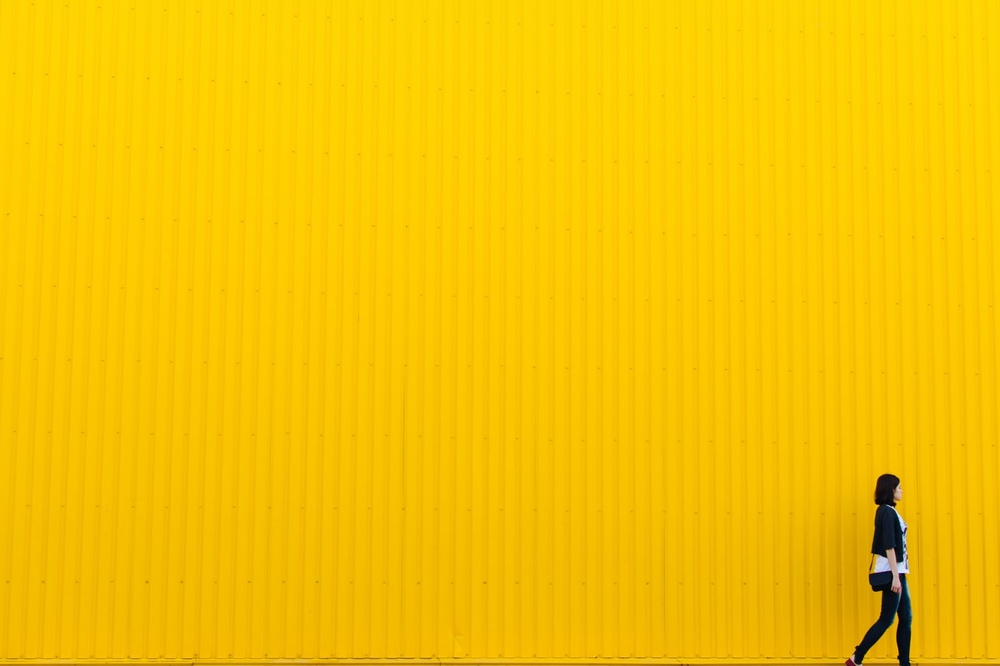
#> input picture grade_1_master/digital_images/day02/source2.jpeg, 1000 x 666 px, shrunk from 1502 x 1001 before the run
$ python question3.py
#> lines starting #> are read from the running program, lines starting #| are printed output that depends on the picture
import numpy as np

from copy import deepcopy
from random import choice
from PIL import Image, ImageEnhance, ImageFilter
from scipy import ndimage

'''
3. 对一副图像加噪声，进行平滑，锐化作用。
'''

# [6 lines left out: function mid, not called in this run]

def part_one_1():
    """
    对一副图像加噪声(椒盐噪声)
    """
    with open("source2.jpeg", "rb") as fp:
        im = Image.open(fp).convert("L")
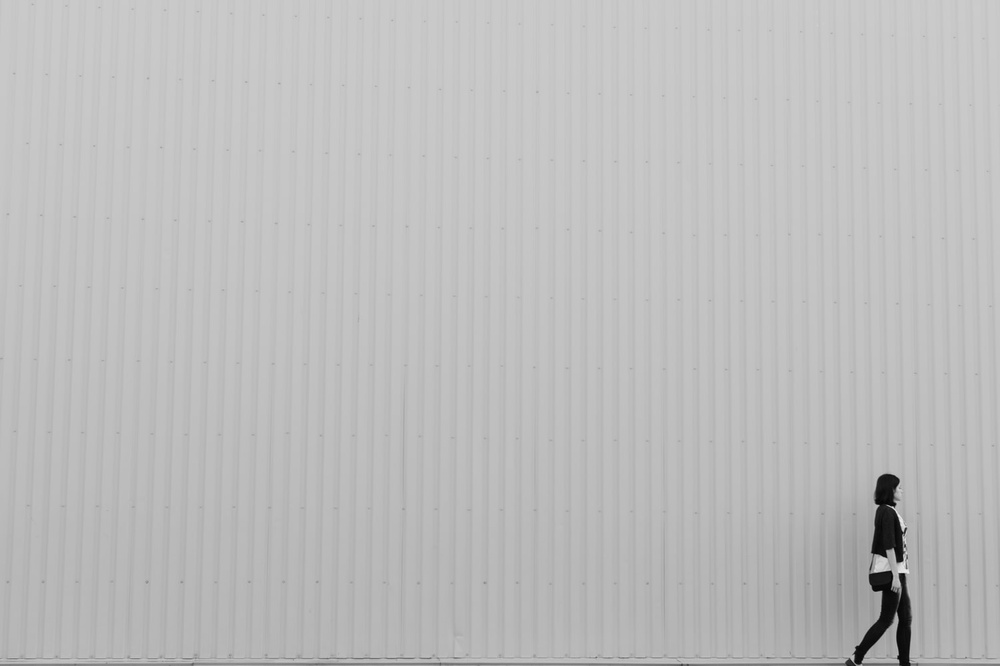
#> im: PIL image 1000x666 L; min 3, max 241, mean 188.8
        im.show()
        im.save("gray_source2.jpeg")

        im_arr = np.asarray(im)
        im_converted_arr = deepcopy(im_arr)
        for i, m in enumerate(im_arr):
            for j, n in enumerate(m):
                if n % 5 == 0:
                    im_converted_arr[i][j] = choice((0, 255))
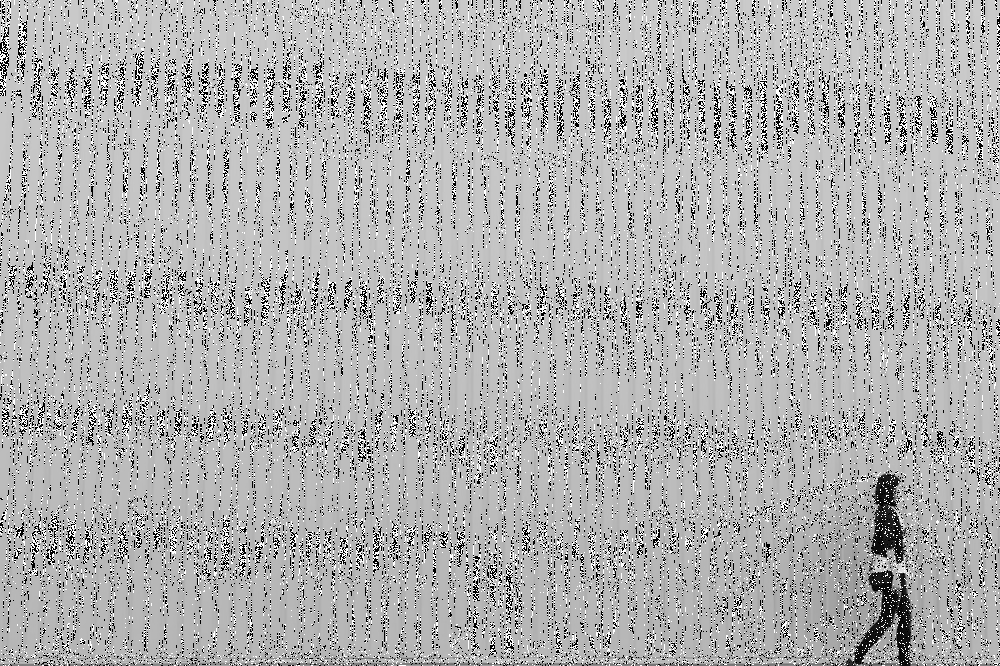
#> im_converted_arr: shape (666, 1000); min 0, max 255, mean 175.4

        im = Image.fromarray(im_converted_arr)
        im.show()
        im.save("salt_noise.jpeg")

def part_one_2():

    """
    对一副图像加噪声(高斯噪声)
    """
    with open("source2.jpeg", "rb") as fp:
        im = Image.open(fp).convert("L")
        im.show()
        im.save("gray_source2.jpeg")

        im_wigth, im_height = im.size
#> im_wigth = 1000; im_height = 666

        im_arr = np.asarray(im)
        # 添加均值为 0, 标准差为 64 的加性高斯白噪声
        random_arr = np.random.normal(0, 64, (im_height, im_wigth))
        im_converted_arr = im_arr + random_arr
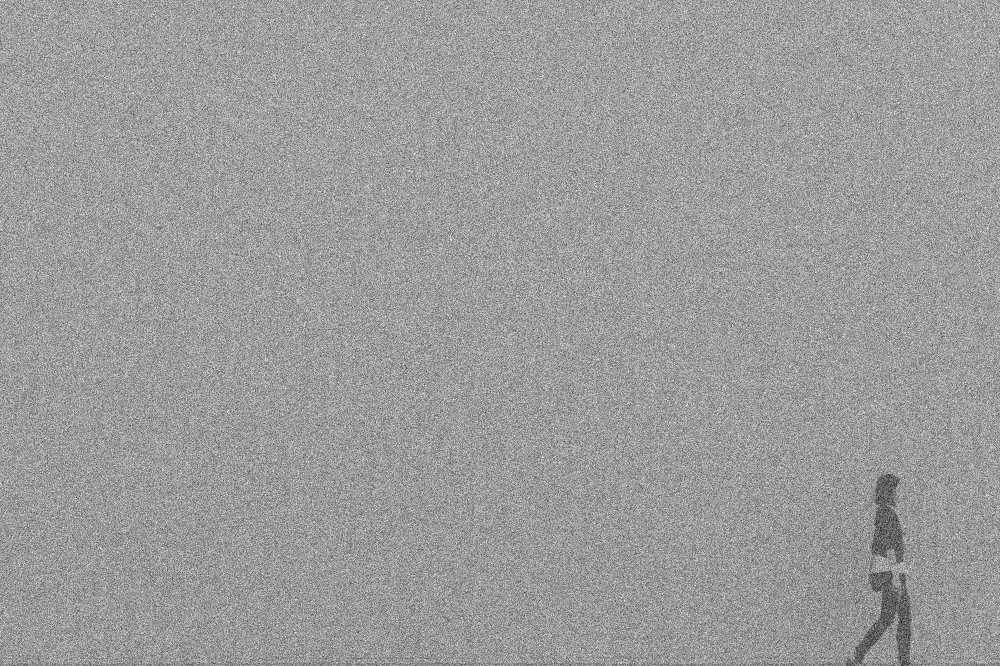
#> im_converted_arr: shape (666, 1000) float64; min -259.9, max 472.8, mean 189; drawn with min black and max white
        # 对比拉伸
        im_converted_arr = im_converted_arr - np.full((im_height, im_wigth), np.min(im_converted_arr))
        im_converted_arr = im_converted_arr * 255 / np.max(im_converted_arr)
        im_converted_arr = im_converted_arr.astype(np.uint8)
        im = Image.fromarray(im_converted_arr)
        im.show()
        im.save("gauss_noise.jpeg")

# [38 lines left out: function part_two, not called in this run]

def part_three():
    """
    进行平滑
    """
    with open("salt_noise.jpeg", "rb") as fp:
        im = Image.open(fp)
        im.show()

        smoothed_im = im.filter(ImageFilter.SMOOTH)
        smoothed_im.show()
        smoothed_im.save("smoothed.jpeg")

def part_four():
    """
    进行锐化
    """
    with open("salt_noise.jpeg", "rb") as fp:
        im = Image.open(fp)
        im.show()

        sharpen_im = im.filter(ImageFilter.SHARPEN)
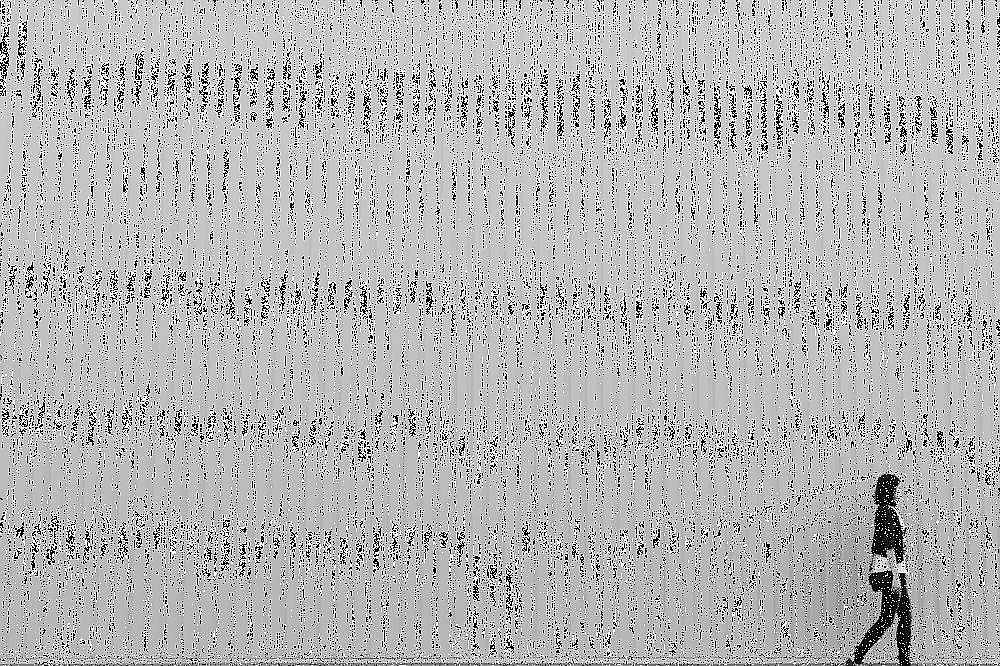
#> sharpen_im: PIL image 1000x666 L; min 0, max 255, mean 181.4
        sharpen_im.show()
        sharpen_im.save("sharpen.jpeg")

def main():
    # 加椒盐噪声
    part_one_1()
    # 加高斯噪声
    part_one_2()
    # 进行平滑
    part_three()
    # 进行锐化
    part_four()

if __name__ == "__main__":
    main()
